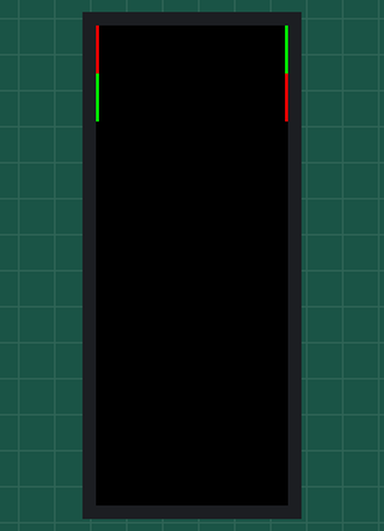
The sketch below on a simulated ESP32-S3. Parts: 64×160 colour display. What the sketch prints to the serial monitor is not drawn.

Above: at 4.1 s.
At 7.1 s:
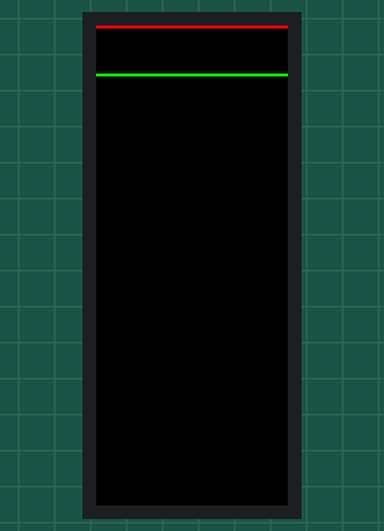
At 13.1 s:
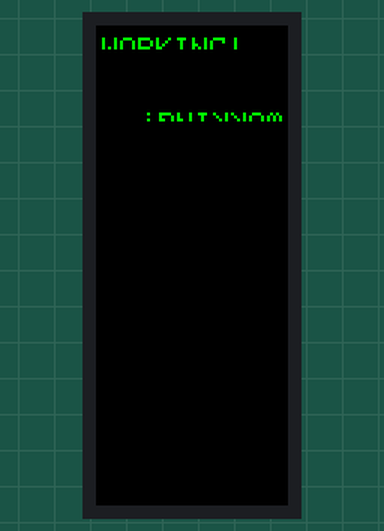

The sketch:

LED_Matrix_Test_FIXED.ino
```cpp
/*
 * ESP32-S3 LED Matrix Test - FIXED VERSION
 *
 * This version includes custom row remapping to fix the 1/8 scan issue
 *
 * Panel mapping discovered:
 * - Left half (columns 0-31): Rows 0-15 normal order
 * - Right half (columns 32-63): Rows 16-31 REVERSED order
 */

#include <Adafruit_Protomatter.h>

#define PANEL_WIDTH 64
#define PANEL_HEIGHT 32

// Custom matrix class that remaps rows correctly
class RowRemappedMatrix : public Adafruit_GFX {
public:
  Adafruit_Protomatter* protoMatrix;

  RowRemappedMatrix(Adafruit_Protomatter* pm) : Adafruit_GFX(PANEL_WIDTH, PANEL_HEIGHT), protoMatrix(pm) {
  }

  // Override drawPixel to remap rows and columns correctly
  void drawPixel(int16_t x, int16_t y, uint16_t color) override {
    int16_t remappedY;

    // Row remapping:
    // 0-7: Software 0-7 -> Physical 0-7 (no change)
    // 8-15: Software 16-23 -> Physical 8-15 (shift -8)
    // 16-23: Software 31-24 -> Physical 16-23 (shift -8, reversed rows)
    // 24-31: Software 15-8 -> Physical 24-31 (shift +16, reversed rows)

    if (y < 8) {
      // Software 0-7 -> Physical 0-7
      remappedY = y;
    } else if (y < 16) {
      // Software 8-15 -> Physical 24-31 (reversed)
      remappedY = 39 - y;  // 8->31, 9->30, ..., 15->24
    } else if (y < 24) {
      // Software 16-23 -> Physical 8-15
      remappedY = y - 8;
    } else {
      // Software 24-31 -> Physical 16-23 (reversed)
      remappedY = 47 - y;  // 24->23, 25->22, ..., 31->16
    }

    // Column remapping: reverse columns for physical rows 16-31
    int16_t remappedX = x;
    if (remappedY >= 16) {
      remappedX = 63 - x;
    }

    protoMatrix->drawPixel(remappedX, remappedY, color);
  }

  void fillScreen(uint16_t color) {
    protoMatrix->fillScreen(color);
  }

  void show() {
    protoMatrix->show();
  }

  uint16_t color565(uint8_t r, uint8_t g, uint8_t b) {
    return protoMatrix->color565(r, g, b);
  }
};

uint8_t rgbPins[]  = {4, 5, 6, 7, 15, 16};  // R1, G1, B1, R2, G2, B2
uint8_t addrPins[] = {17, 18, 8};           // A, B, C
uint8_t clockPin   = 9;
uint8_t latchPin   = 47;
uint8_t oePin      = 48;

Adafruit_Protomatter protomatter(
  PANEL_WIDTH, 1, 6, rgbPins, 3, addrPins, clockPin, latchPin, oePin, true, -2);

RowRemappedMatrix matrix(&protomatter);

uint16_t RED, GREEN, BLUE, YELLOW, CYAN, MAGENTA, WHITE, BLACK;

void setup() {
  Serial.begin(115200);
  delay(1000);

  Serial.println("ESP32-S3 LED Matrix Test - FIXED VERSION");
  Serial.println("=======================================");
  Serial.println();

  if (protomatter.begin() != PROTOMATTER_OK) {
    Serial.println("Failed to initialize protomatter!");
    while(1) delay(1000);
  }

  Serial.println("Matrix initialized successfully!");
  Serial.println();

  RED = matrix.color565(255, 0, 0);
  GREEN = matrix.color565(0, 255, 0);
  BLUE = matrix.color565(0, 0, 255);
  YELLOW = matrix.color565(255, 255, 0);
  CYAN = matrix.color565(0, 255, 255);
  MAGENTA = matrix.color565(255, 0, 255);
  WHITE = matrix.color565(255, 255, 255);
  BLACK = matrix.color565(0, 0, 0);

  matrix.fillScreen(BLACK);
  matrix.show();

  // Test patterns
  Serial.println("Testing corrected display...");
  testCorrectedDisplay();
}

void loop() {
  delay(1000);
}

void testCorrectedDisplay() {
  // Test 1: All four corners
  Serial.println("Test 1: Four corners");
  matrix.fillScreen(BLACK);
  matrix.drawPixel(0, 0, RED);           // Top-left
  matrix.drawPixel(63, 0, GREEN);        // Top-right
  matrix.drawPixel(0, 31, BLUE);         // Bottom-left
  matrix.drawPixel(63, 31, WHITE);       // Bottom-right
  matrix.show();
  delay(3000);

  // Test 2: Vertical lines
  Serial.println("Test 2: Vertical lines");
  matrix.fillScreen(BLACK);
  for (int y = 0; y < PANEL_HEIGHT; y++) {
    matrix.drawPixel(0, y, RED);   // Left edge
    matrix.drawPixel(63, y, GREEN); // Right edge
  }
  matrix.show();
  delay(3000);

  // Test 3: Horizontal lines
  Serial.println("Test 3: Horizontal lines");
  matrix.fillScreen(BLACK);
  for (int x = 0; x < PANEL_WIDTH; x++) {
    matrix.drawPixel(x, 0, RED);    // Top
    matrix.drawPixel(x, 31, GREEN); // Bottom
  }
  matrix.show();
  delay(3000);

  // Test 4: Full screen test
  Serial.println("Test 4: Full screen white");
  matrix.fillScreen(WHITE);
  matrix.show();
  delay(3000);

  // Test 5: Text
  Serial.println("Test 5: Text (if library supports it)");
  matrix.fillScreen(BLACK);
  // Try to display text if GFX library is available
  matrix.setTextColor(GREEN);
  matrix.setTextSize(1);
  matrix.setCursor(2, 4);
  matrix.print("WORKING!");
  matrix.show();
  delay(3000);

  Serial.println();
  Serial.println("Tests complete. Check if patterns look correct!");
}
```

Measured:
- what the display in image 0 shows lasts 3.0 s, from 4.0 s to 7.0 s
